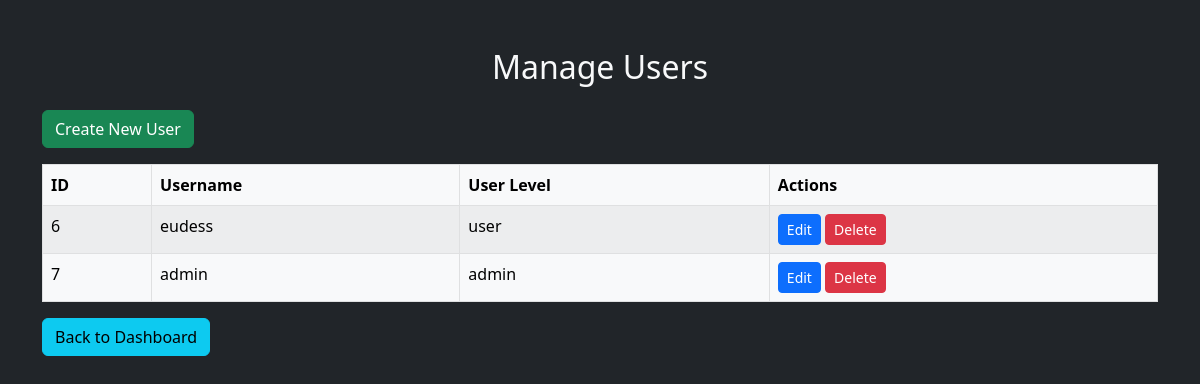
Page /manage_users.php (signed in) on the committed database.
### tables this page shows
CREATE TABLE `users` (
  `id` int(11) NOT NULL,
  `username` varchar(50) NOT NULL,
  `password` varchar(255) NOT NULL,
  `user_level` enum('admin','user') NOT NULL
);

### manage_users.php (the view, shortened to what this page needs)
<?php
include 'db_connect.php';
$result = $conn->query("SELECT id, username, user_level FROM Users");
?>
<!DOCTYPE html>
<html lang="en">
<head>
    <link href="https://cdn.jsdelivr.net/npm/bootstrap@5.3.0-alpha1/dist/css/bootstrap.min.css" rel="stylesheet">
</head>
<body class="bg-dark">
    <div class="container mt-5">
        <h2 class="text-center mb-4 text-light">Manage Users</h2>
        <div class="mb-3">
            <a href="create_user.php" class="btn btn-success">Create New User</a>
        </div>
        <table class="table table-bordered table-striped table-light">
            <thead class="thead-dark">
                <tr>
                    <th>ID</th>
                    <th>Username</th>
                    <th>User Level</th>
                    <th>Actions</th>
                </tr>
            </thead>
            <tbody>
                <?php while ($user = $result->fetch_assoc()): ?>
                    <tr id="user-<?= $user['id'] ?>">
                        <td><?= htmlspecialchars($user['id']) ?></td>
                        <td><?= htmlspecialchars($user['username']) ?></td>
                        <td><?= htmlspecialchars($user['user_level']) ?></td>
                        <td>
                            <a href="edit_user.php?id=<?= $user['id'] ?>" class="btn btn-primary btn-sm">Edit</a>
                            <button class="btn btn-danger btn-sm" data-bs-toggle="modal" data-bs-target="#deleteModal" data-user-id="<?= $user['id'] ?>">Delete</button>
                        </td>
                    </tr>
                <?php endwhile; ?>
            </tbody>
        </table>
        <div class="mb-3">
            <a href="admin_dashboard.php" class="btn btn-info float-right">Back to Dashboard</a>
        </div>
    </div>
</body>
</html>

### rows in the picture
users: id "6", username "eudess", user_level "user"
users: id "7", username "admin", user_level "admin"
